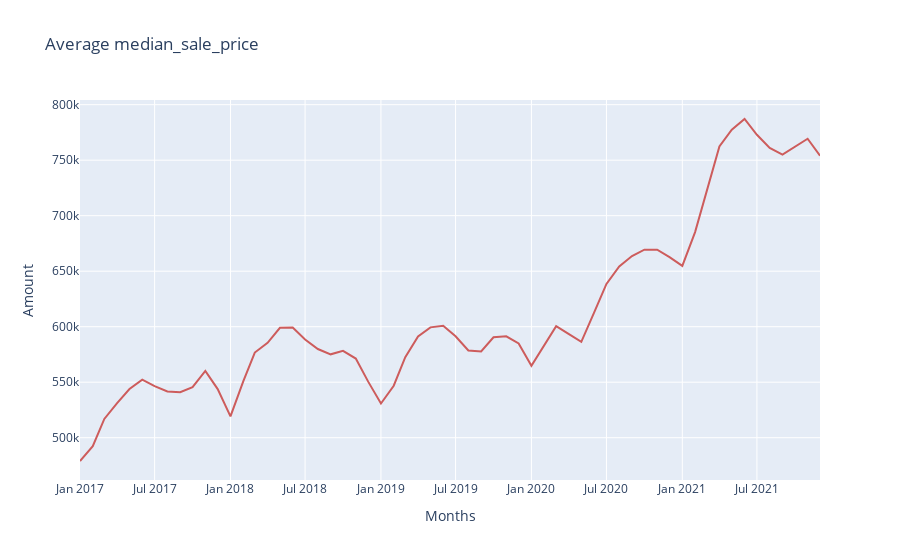

Notebook code for this chart:
### Code cell
plot_map_state('median_sale_price', state='CA')
